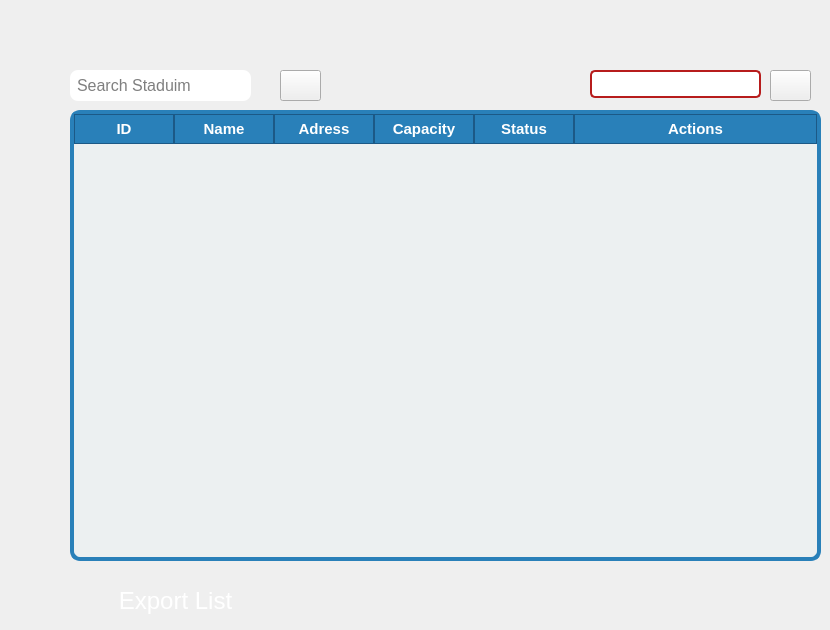
      <widget class="QWidget" name="tab">
       <attribute name="title">
        <string>Staduims List</string>
       </attribute>
       <widget class="QLineEdit" name="searchStaduimInput">
        <property name="geometry">
         <rect>
          <x>70</x>
          <y>70</y>
          <width>181</width>
          <height>31</height>
         </rect>
        </property>
        <property name="font">
         <font>
          <family>Arial</family>
          <pointsize>-1</pointsize>
         </font>
        </property>
        <property name="styleSheet">
         <string notr="true">QLineEdit {
    background-color: white;
    border: 2px solid qlineargradient(x1: 0, y1: 0, x2: 1, y2: 1, 
                                stop: 0 rgba(255, 255, 255, 255), 
                                stop: 1 rgba(240, 240, 240, 255));;
    border-radius: 8px;
    padding: 5px;
    color: black;
    font-size: 16px;
}

/* Hover effect */
QLineEdit:hover {
    border-color: #ff3347;
}

/* Focus effect */
QLineEdit:focus {
    border-color: #ff0004;
    box-shadow: none; /* Qt stylesheets do not support box-shadow */
}
</string>
        </property>
        <property name="placeholderText">
         <string>Search Staduim</string>
        </property>
       </widget>
       <widget class="QPushButton" name="searchButton">
        <property name="geometry">
         <rect>
          <x>280</x>
          <y>70</y>
          <width>41</width>
          <height>31</height>
         </rect>
        </property>
        <property name="cursor">
         <cursorShape>PointingHandCursor</cursorShape>
        </property>
        <property name="styleSheet">
         <string notr="true">QPushButton {
background-color:qlineargradient(spread:pad, 
                            x1:0, y1:0, x2:1, y2:1, 
                            stop:0 rgba(255, 0, 0, 255), 
                            stop:0.41 rgba(195, 22, 58, 255), 
                            stop:1 rgba(255, 117, 0, 255));;  ;  

}
QPushButton:hover {
    background-color: qlineargradient(x1: 0.25, y1: 0, x2: 0.75, y2: 1, 
                            stop: 0 rgba(0, 255, 254, 255),     
                            stop: 0.26 rgba(38, 170, 196, 255), 
                            stop: 0.67 rgba(89, 85, 131, 255),
                            stop: 1 rgba(0, 238, 255, 255));  ; 
}</string>
        </property>
        <property name="text">
         <string/>
        </property>
        <property name="icon">
         <iconset resource="resources.qrc">
          <normaloff>:/textures/textures/searchIcon.png</normaloff>:/textures/textures/searchIcon.png</iconset>
        </property>
       </widget>
       <widget class="QPushButton" name="exportListButton">
        <property name="geometry">
         <rect>
          <x>80</x>
          <y>580</y>
          <width>191</width>
          <height>41</height>
         </rect>
        </property>
        <property name="font">
         <font>
          <pointsize>18</pointsize>
         </font>
        </property>
        <property name="cursor">
         <cursorShape>PointingHandCursor</cursorShape>
        </property>
        <property name="styleSheet">
         <string notr="true">QPushButton {
background-color:qlineargradient(spread:pad, 
                            x1:0, y1:0, x2:1, y2:1, 
                            stop:0 rgba(255, 0, 0, 255), 
                            stop:0.41 rgba(195, 22, 58, 255), 
                            stop:1 rgba(255, 117, 0, 255));;  ;  
border-radius:10px;
color:white;
}
QPushButton:hover {
    background-color:qlineargradient(x1: 0.25, y1: 0, x2: 0.75, y2: 1, 
                            stop: 0 rgba(0, 255, 254, 255),     
                            stop: 0.26 rgba(38, 170, 196, 255), 
                            stop: 0.67 rgba(89, 85, 131, 255),
                            stop: 1 rgba(0, 238, 255, 255));  
}</string>
        </property>
        <property name="text">
         <string>Export List</string>
        </property>
        <property name="icon">
         <iconset resource="resources.qrc">
          <normaloff>:/textures/textures/exportIcon.png</normaloff>:/textures/textures/exportIcon.png</iconset>
        </property>
        <property name="iconSize">
         <size>
          <width>40</width>
          <height>50</height>
         </size>
        </property>
       </widget>
       <widget class="QTableWidget" name="tableWidget">
        <property name="geometry">
         <rect>
          <x>70</x>
          <y>110</y>
          <width>751</width>
          <height>451</height>
         </rect>
        </property>
        <property name="styleSheet">
         <string notr="true">QTableWidget {
    background-color: #ecf0f1;
    border: 4px solid #2980b9; 
    border-radius: 10px;
    gridline-color: #bdc3c7;
    font-size: 14px;
}

QTableWidget::item {
    padding: 10px;
    border-bottom: 1px solid #bdc3c7;
	color:black;
}

QTableWidget::item:selected {
    background-color: #3498db;
    color: white;
    font-weight: bold;
}

QTableWidget::item:hover {
    background-color: #f1c40f;
    color: black;
}

QHeaderView::section {
    background-color: #2980b9; /* Blue header */
    color: white;
    padding: 5px 5px; /* Increase horizontal padding */
    font-size: 15px;
    font-weight: bold;
    border: 1px solid #1c5986;
    min-width: 120px; /* Minimum width for each column */
}

QTableCornerButton::section {
    background-color: #2980b9;
    border: 1px solid #1c5986;
}

QTableWidget QWidget {
background:transparent;

	}
QTableWidget QPushButton {
    background-color: qlineargradient(spread:pad, 
                            x1:0, y1:0, x2:1, y2:1, 
                            stop:0 rgba(255, 0, 0, 255), 
                            stop:0.41 rgba(195, 22, 58, 255), 
                            stop:1 rgba(255, 117, 0, 255));  
    border-radius: 10px;
    color: white;
    font-size: 12px;
min-width: 100px;  /* Ensure a minimum width */
    min-height: 40px;  /* Ensure a minimum height */
}

QTableWidget QPushButton:hover {
    background-color: qlineargradient(x1: 0.25, y1: 0, x2: 0.75, y2: 1, 
                            stop: 0 rgba(0, 255, 254, 255),     
                            stop: 0.26 rgba(38, 170, 196, 255), 
                            stop: 0.67 rgba(89, 85, 131, 255),
                            stop: 1 rgba(0, 238, 255, 255));  
}</string>
        </property>
        <property name="editTriggers">
         <set>QAbstractItemView::EditTrigger::NoEditTriggers</set>
        </property>
        <attribute name="horizontalHeaderStretchLastSection">
         <bool>true</bool>
        </attribute>
        <column>
         <property name="text">
          <string>ID</string>
         </property>
        </column>
        <column>
         <property name="text">
          <string>Name</string>
         </property>
        </column>
        <column>
         <property name="text">
          <string>Adress</string>
         </property>
        </column>
        <column>
         <property name="text">
          <string>Capacity</string>
         </property>
        </column>
        <column>
         <property name="text">
          <string>Status</string>
         </property>
        </column>
        <column>
         <property name="text">
          <string>Actions</string>
         </property>
        </column>
       </widget>
       <widget class="QPushButton" name="refresh">
        <property name="geometry">
         <rect>
          <x>770</x>
          <y>70</y>
          <width>41</width>
          <height>31</height>
         </rect>
        </property>
        <property name="cursor">
         <cursorShape>PointingHandCursor</cursorShape>
        </property>
        <property name="styleSheet">
         <string notr="true">QPushButton {
background-color:qlineargradient(spread:pad, 
                            x1:0, y1:0, x2:1, y2:1, 
                            stop:0 rgba(255, 0, 0, 255), 
                            stop:0.41 rgba(195, 22, 58, 255), 
                            stop:1 rgba(255, 117, 0, 255));;  ;  

}
QPushButton:hover {
    background-color: qlineargradient(x1: 0.25, y1: 0, x2: 0.75, y2: 1, 
                            stop: 0 rgba(0, 255, 254, 255),     
                            stop: 0.26 rgba(38, 170, 196, 255), 
                            stop: 0.67 rgba(89, 85, 131, 255),
                            stop: 1 rgba(0, 238, 255, 255));  ; 
}</string>
        </property>
        <property name="text">
         <string/>
        </property>
        <property name="icon">
         <iconset theme="QIcon::ThemeIcon::ViewRefresh"/>
        </property>
       </widget>
       <widget class="QComboBox" name="filter">
        <property name="geometry">
         <rect>
          <x>590</x>
          <y>70</y>
          <width>171</width>
          <height>28</height>
         </rect>
        </property>
        <property name="styleSheet">
         <string notr="true">QComboBox {
    background-color: qlineargradient(spread:pad, 
                            x1:0, y1:0, x2:1, y2:1, 
                            stop:0 rgba(255, 0, 0, 255), 
                            stop:0.41 rgba(195, 22, 58, 255), 
                            stop:1 rgba(255, 117, 0, 255));
    border: 2px solid #b71c1c;
    border-radius: 5px;
    padding: 5px;
    color: white;
    font-size: 14px;
}

QComboBox::drop-down {
    border: none;
    background: transparent;
    width: 25px;
}

QComboBox::down-arrow {
    image: url(:/icons/down-arrow.png); /* Use an image */
    width: 10px;
    height: 10px;
}

/* Alternative Unicode Arrow */
QComboBox::down-arrow:before {
    content: &quot;▼&quot;;  
    font-size: 12px;
    color: white;
}

QComboBox:hover {
    background-color: qlineargradient(x1: 0.25, y1: 0, x2: 0.75, y2: 1, 
                            stop: 0 rgba(0, 255, 254, 255),     
                            stop: 0.26 rgba(38, 170, 196, 255), 
                            stop: 0.67 rgba(89, 85, 131, 255),
                            stop: 1 rgba(0, 238, 255, 255));
    border: 2px solid #26a69a;
}
</string>
        </property>
        <item>
         <property name="text">
          <string>SORT</string>
         </property>
        </item>
        <item>
         <property name="text">
          <string>Sort by Name [A_Z]</string>
         </property>
        </item>
        <item>
         <property name="text">
          <string>Sort by Name [Z_A]</string>
         </property>
        </item>
        <item>
         <property name="text">
          <string>Sort by Capacity ASC</string>
         </property>
        </item>
        <item>
         <property name="text">
          <string>Sort by Capacity DESC </string>
         </property>
        </item>
       </widget>
      </widget>
